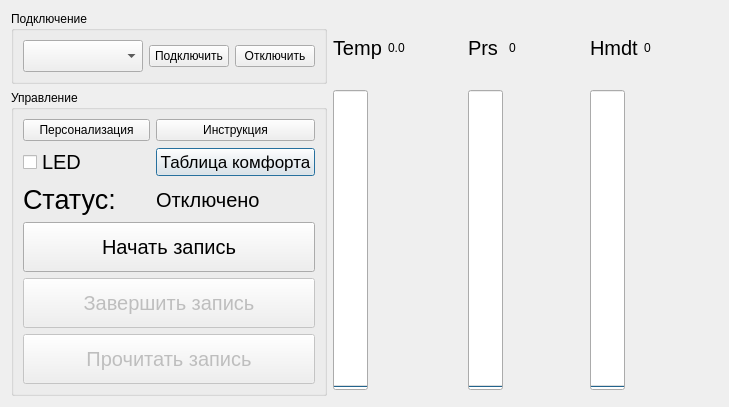
<?xml version="1.0" encoding="UTF-8"?>
<ui version="4.0">
 <class>ArduinoProject</class>
 <widget class="QDialog" name="ArduinoProject">
  <property name="enabled">
   <bool>true</bool>
  </property>
  <property name="geometry">
   <rect>
    <x>0</x>
    <y>0</y>
    <width>729</width>
    <height>407</height>
   </rect>
  </property>
  <property name="windowTitle">
   <string>Dialog</string>
  </property>
  <layout class="QGridLayout" name="gridLayout">
   <item row="0" column="7">
    <widget class="QLabel" name="prsL">
     <property name="text">
      <string>0</string>
     </property>
    </widget>
   </item>
   <item row="2" column="8">
    <widget class="QProgressBar" name="humidityBar">
     <property name="minimumSize">
      <size>
       <width>35</width>
       <height>0</height>
      </size>
     </property>
     <property name="value">
      <number>0</number>
     </property>
     <property name="orientation">
      <enum>Qt::Vertical</enum>
     </property>
    </widget>
   </item>
   <item row="0" column="9">
    <widget class="QLabel" name="hmdtL">
     <property name="text">
      <string>0</string>
     </property>
    </widget>
   </item>
   <item row="0" column="1">
    <widget class="QLabel" name="label">
     <property name="maximumSize">
      <size>
       <width>60</width>
       <height>16777215</height>
      </size>
     </property>
     <property name="font">
      <font>
       <pointsize>15</pointsize>
      </font>
     </property>
     <property name="text">
      <string>Temp</string>
     </property>
    </widget>
   </item>
   <item row="0" column="8">
    <widget class="QLabel" name="label_3">
     <property name="font">
      <font>
       <pointsize>15</pointsize>
      </font>
     </property>
     <property name="text">
      <string>Hmdt</string>
     </property>
    </widget>
   </item>
   <item row="0" column="6">
    <widget class="QLabel" name="label_2">
     <property name="font">
      <font>
       <pointsize>15</pointsize>
      </font>
     </property>
     <property name="text">
      <string>Prs</string>
     </property>
    </widget>
   </item>
   <item row="2" column="6">
    <widget class="QProgressBar" name="pressureBar">
     <property name="minimumSize">
      <size>
       <width>35</width>
       <height>0</height>
      </size>
     </property>
     <property name="minimum">
      <number>720</number>
     </property>
     <property name="maximum">
      <number>800</number>
     </property>
     <property name="value">
      <number>720</number>
     </property>
     <property name="orientation">
      <enum>Qt::Vertical</enum>
     </property>
    </widget>
   </item>
   <item row="2" column="1">
    <widget class="QProgressBar" name="tempBar">
     <property name="enabled">
      <bool>true</bool>
     </property>
     <property name="minimumSize">
      <size>
       <width>35</width>
       <height>0</height>
      </size>
     </property>
     <property name="minimum">
      <number>-30</number>
     </property>
     <property name="maximum">
      <number>40</number>
     </property>
     <property name="value">
      <number>-30</number>
     </property>
     <property name="orientation">
      <enum>Qt::Vertical</enum>
     </property>
    </widget>
   </item>
   <item row="0" column="3">
    <widget class="QLabel" name="tempL">
     <property name="enabled">
      <bool>true</bool>
     </property>
     <property name="text">
      <string>0.0</string>
     </property>
    </widget>
   </item>
   <item row="2" column="3">
    <widget class="QLabel" name="label_5">
     <property name="minimumSize">
      <size>
       <width>70</width>
       <height>0</height>
      </size>
     </property>
     <property name="maximumSize">
      <size>
       <width>16777215</width>
       <height>16777215</height>
      </size>
     </property>
     <property name="text">
      <string/>
     </property>
    </widget>
   </item>
   <item row="2" column="7">
    <widget class="QLabel" name="label_6">
     <property name="minimumSize">
      <size>
       <width>70</width>
       <height>0</height>
      </size>
     </property>
     <property name="maximumSize">
      <size>
       <width>16777215</width>
       <height>16777215</height>
      </size>
     </property>
     <property name="text">
      <string/>
     </property>
    </widget>
   </item>
   <item row="2" column="0" rowspan="2">
    <widget class="QGroupBox" name="groupBox_2">
     <property name="title">
      <string>Управление</string>
     </property>
     <property name="flat">
      <bool>false</bool>
     </property>
     <property name="checkable">
      <bool>false</bool>
     </property>
     <layout class="QGridLayout" name="gridLayout_2">
      <item row="1" column="0">
       <widget class="QCheckBox" name="led">
        <property name="enabled">
         <bool>true</bool>
        </property>
        <property name="font">
         <font>
          <pointsize>15</pointsize>
         </font>
        </property>
        <property name="text">
         <string>LED</string>
        </property>
       </widget>
      </item>
      <item row="1" column="1">
       <widget class="QPushButton" name="comfort">
        <property name="font">
         <font>
          <pointsize>13</pointsize>
         </font>
        </property>
        <property name="text">
         <string>Таблица комфорта</string>
        </property>
       </widget>
      </item>
      <item row="3" column="0" colspan="2">
       <widget class="QPushButton" name="startRec">
        <property name="enabled">
         <bool>true</bool>
        </property>
        <property name="minimumSize">
         <size>
          <width>0</width>
          <height>50</height>
         </size>
        </property>
        <property name="font">
         <font>
          <pointsize>15</pointsize>
          <strikeout>false</strikeout>
          <kerning>true</kerning>
         </font>
        </property>
        <property name="text">
         <string>Начать запись</string>
        </property>
       </widget>
      </item>
      <item row="4" column="0" colspan="2">
       <widget class="QPushButton" name="stopRec">
        <property name="enabled">
         <bool>false</bool>
        </property>
        <property name="minimumSize">
         <size>
          <width>0</width>
          <height>50</height>
         </size>
        </property>
        <property name="font">
         <font>
          <pointsize>15</pointsize>
         </font>
        </property>
        <property name="text">
         <string>Завершить запись</string>
        </property>
       </widget>
      </item>
      <item row="2" column="1">
       <widget class="QLabel" name="stats">
        <property name="font">
         <font>
          <pointsize>15</pointsize>
         </font>
        </property>
        <property name="text">
         <string>Отключено</string>
        </property>
       </widget>
      </item>
      <item row="2" column="0">
       <widget class="QLabel" name="label_4">
        <property name="font">
         <font>
          <pointsize>20</pointsize>
         </font>
        </property>
        <property name="text">
         <string>Статус:</string>
        </property>
       </widget>
      </item>
      <item row="5" column="0" colspan="2">
       <widget class="QPushButton" name="readSD">
        <property name="enabled">
         <bool>false</bool>
        </property>
        <property name="minimumSize">
         <size>
          <width>0</width>
          <height>50</height>
         </size>
        </property>
        <property name="font">
         <font>
          <pointsize>15</pointsize>
         </font>
        </property>
        <property name="text">
         <string>Прочитать запись</string>
        </property>
       </widget>
      </item>
      <item row="0" column="0">
       <widget class="QPushButton" name="personalization">
        <property name="text">
         <string>Персонализация</string>
        </property>
       </widget>
      </item>
      <item row="0" column="1">
       <widget class="QPushButton" name="instructions">
        <property name="text">
         <string>Инструкция</string>
        </property>
       </widget>
      </item>
     </layout>
    </widget>
   </item>
   <item row="0" column="0">
    <widget class="QGroupBox" name="groupBox">
     <property name="title">
      <string>Подключение</string>
     </property>
     <layout class="QHBoxLayout" name="horizontalLayout">
      <item>
       <widget class="QComboBox" name="portlist">
        <property name="enabled">
         <bool>true</bool>
        </property>
        <property name="minimumSize">
         <size>
          <width>120</width>
          <height>0</height>
         </size>
        </property>
        <property name="font">
         <font>
          <pointsize>15</pointsize>
         </font>
        </property>
       </widget>
      </item>
      <item>
       <widget class="QPushButton" name="conB">
        <property name="enabled">
         <bool>true</bool>
        </property>
        <property name="text">
         <string>Подключить</string>
        </property>
        <property name="default">
         <bool>false</bool>
        </property>
        <property name="flat">
         <bool>false</bool>
        </property>
       </widget>
      </item>
      <item>
       <widget class="QPushButton" name="disconnectB">
        <property name="text">
         <string>Отключить</string>
        </property>
       </widget>
      </item>
     </layout>
    </widget>
   </item>
  </layout>
 </widget>
 <resources/>
 <connections/>
</ui>
